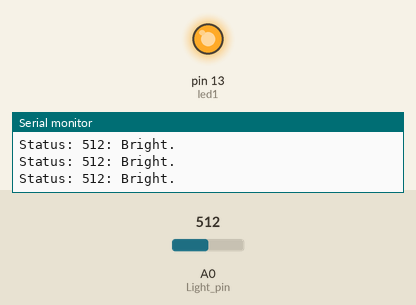
Simulated run of this sketch. Board: Arduino Uno, built with avr-gcc and run on an emulated ATmega328P. Shown: output pins drawn as LEDs (lit = HIGH), the last lines printed to the serial monitor. The inputs (shaded band) are chosen by the test bench; at power-on: A0 (Light_pin) = 512.

Above: at 1.2 s.
1.3 s: A0 (Light_pin) set to 12
3.3 s: A0 (Light_pin) set to 9
At 4.3 s:
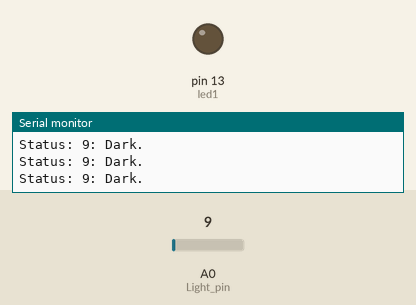
4.9 s: A0 (Light_pin) set to 122
At 5.6 s:
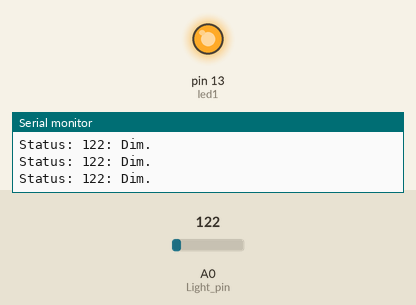
6.5 s: A0 (Light_pin) set to 0
At 7.0 s:
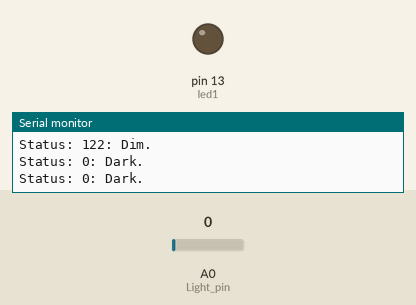
Timing chart, 0 to 9.1 s (numbered marks = the images above; inputs shaded):
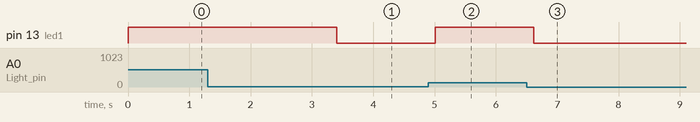

The sketch:

ParoCollar_TestLightSensor.ino
```cpp
//Paro Collar - Sensor Code


//Setup pins
int led1 = 13;
int Light_pin = 0;
int loop_ctr=0;
int sound_max=0;


void setup()
{

  Serial.begin(9600);

  //  Configure LED pin as output
  pinMode(led1, OUTPUT);

  // Display status
  Serial.println("Initialized");

}


void loop()
{
    int sound_val;

    //Light data
    int light_val = analogRead(Light_pin);


    Serial.print("Status: ");
    Serial.print(light_val);
    Serial.print(": ");

    if(light_val <= 10)
    {
      Serial.print("Dark.");
      digitalWrite(led1, LOW);
    }
    else if( (light_val > 10) && ( light_val <= 200) )
    {
      Serial.print("Dim.");
      digitalWrite(led1, HIGH);
    }
    else if(light_val > 200 && ( light_val <= 500)  )
    {
      Serial.print("Light.");
      digitalWrite(led1, HIGH);
    }
    else if(light_val > 500 && ( light_val <= 800)  )
    {
      Serial.print("Bright.");
      digitalWrite(led1, HIGH);
    }
    else if(light_val > 800  )
    {
      Serial.print("Very Bright.");
      digitalWrite(led1, HIGH);
    }
    Serial.print("\n");


    //Finish loop
    loop_ctr+=1;                                 //Increment loop_flag
    delay(200);                                   // pause for 500 ms


}
```

Measured:
- the behaviour switches between 11 and 10 on A0 (Light_pin) (found by bisection; images 0 and 1)
- after the input at 3.3 s, pin 13 (led1): HIGH → LOW after 0.11 s
- after the input at 4.9 s, pin 13 (led1): LOW → HIGH after 0.11 s
- after the input at 6.5 s, pin 13 (led1): HIGH → LOW after 0.11 s
